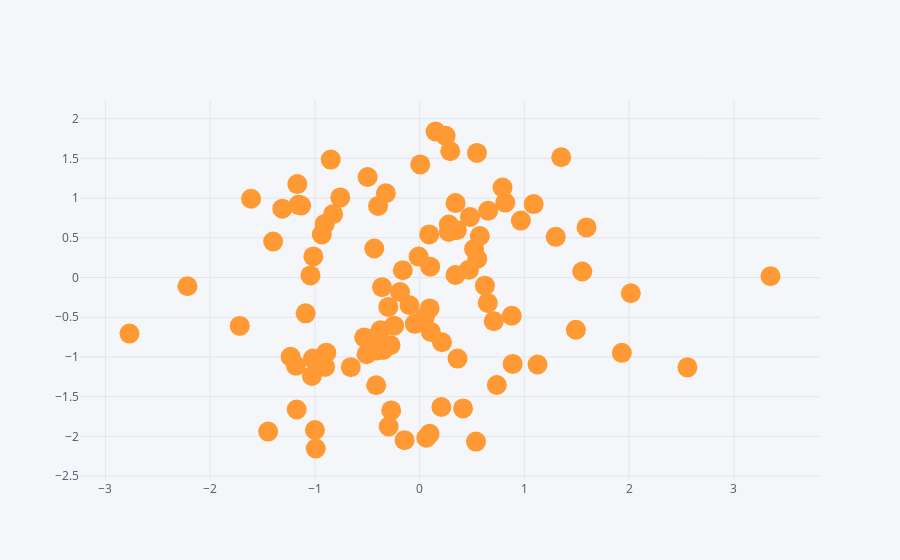

The cell this chart's notebook holds for it:
### Code cell
df.iplot(kind='scatter',x='A', y='B', mode='markers', size=20)
